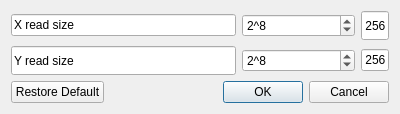
<?xml version="1.0" encoding="UTF-8"?>
<ui version="4.0">
 <class>InputBox</class>
 <widget class="QDialog" name="InputBox">
  <property name="geometry">
   <rect>
    <x>0</x>
    <y>0</y>
    <width>400</width>
    <height>114</height>
   </rect>
  </property>
  <property name="minimumSize">
   <size>
    <width>400</width>
    <height>114</height>
   </size>
  </property>
  <property name="maximumSize">
   <size>
    <width>400</width>
    <height>114</height>
   </size>
  </property>
  <property name="windowTitle">
   <string>Dialog</string>
  </property>
  <layout class="QGridLayout" name="gridLayout">
   <item row="0" column="0">
    <layout class="QGridLayout" name="gridLayout_6">
     <item row="1" column="1">
      <widget class="QSpinBox" name="Ysize">
       <property name="sizePolicy">
        <sizepolicy hsizetype="Expanding" vsizetype="Fixed">
         <horstretch>4</horstretch>
         <verstretch>0</verstretch>
        </sizepolicy>
       </property>
       <property name="prefix">
        <string>2^</string>
       </property>
       <property name="minimum">
        <number>1</number>
       </property>
       <property name="maximum">
        <number>13</number>
       </property>
       <property name="singleStep">
        <number>1</number>
       </property>
       <property name="stepType">
        <enum>QAbstractSpinBox::DefaultStepType</enum>
       </property>
       <property name="value">
        <number>8</number>
       </property>
      </widget>
     </item>
     <item row="0" column="1">
      <widget class="QSpinBox" name="Xsize">
       <property name="sizePolicy">
        <sizepolicy hsizetype="Expanding" vsizetype="Fixed">
         <horstretch>3</horstretch>
         <verstretch>0</verstretch>
        </sizepolicy>
       </property>
       <property name="wrapping">
        <bool>true</bool>
       </property>
       <property name="suffix">
        <string/>
       </property>
       <property name="prefix">
        <string>2^</string>
       </property>
       <property name="minimum">
        <number>1</number>
       </property>
       <property name="maximum">
        <number>13</number>
       </property>
       <property name="singleStep">
        <number>1</number>
       </property>
       <property name="stepType">
        <enum>QAbstractSpinBox::DefaultStepType</enum>
       </property>
       <property name="value">
        <number>8</number>
       </property>
       <property name="displayIntegerBase">
        <number>10</number>
       </property>
      </widget>
     </item>
     <item row="1" column="0">
      <widget class="QLineEdit" name="Ytext">
       <property name="sizePolicy">
        <sizepolicy hsizetype="Expanding" vsizetype="Expanding">
         <horstretch>4</horstretch>
         <verstretch>1</verstretch>
        </sizepolicy>
       </property>
       <property name="cursor">
        <cursorShape>ArrowCursor</cursorShape>
       </property>
       <property name="text">
        <string>Y read size</string>
       </property>
       <property name="alignment">
        <set>Qt::AlignLeading|Qt::AlignLeft|Qt::AlignVCenter</set>
       </property>
       <property name="readOnly">
        <bool>true</bool>
       </property>
      </widget>
     </item>
     <item row="0" column="2">
      <widget class="QLineEdit" name="Xvalue">
       <property name="sizePolicy">
        <sizepolicy hsizetype="Expanding" vsizetype="Expanding">
         <horstretch>1</horstretch>
         <verstretch>1</verstretch>
        </sizepolicy>
       </property>
       <property name="cursor">
        <cursorShape>ArrowCursor</cursorShape>
       </property>
       <property name="text">
        <string>= 256</string>
       </property>
       <property name="readOnly">
        <bool>true</bool>
       </property>
      </widget>
     </item>
     <item row="0" column="0">
      <widget class="QLineEdit" name="Xtext">
       <property name="sizePolicy">
        <sizepolicy hsizetype="Expanding" vsizetype="Fixed">
         <horstretch>8</horstretch>
         <verstretch>0</verstretch>
        </sizepolicy>
       </property>
       <property name="text">
        <string>X read size</string>
       </property>
      </widget>
     </item>
     <item row="1" column="2">
      <widget class="QLineEdit" name="Yvalue">
       <property name="text">
        <string>= 256</string>
       </property>
      </widget>
     </item>
    </layout>
   </item>
   <item row="1" column="0">
    <layout class="QHBoxLayout" name="horizontalLayout">
     <item>
      <widget class="QPushButton" name="restoreButton">
       <property name="text">
        <string>Restore Default</string>
       </property>
      </widget>
     </item>
     <item>
      <widget class="QDialogButtonBox" name="buttonBox">
       <property name="standardButtons">
        <set>QDialogButtonBox::Cancel|QDialogButtonBox::Ok</set>
       </property>
      </widget>
     </item>
    </layout>
   </item>
  </layout>
 </widget>
 <resources/>
 <connections>
  <connection>
   <sender>Xsize</sender>
   <signal>valueChanged(int)</signal>
   <receiver>InputBox</receiver>
   <slot>update_value(int)</slot>
   <hints>
    <hint type="sourcelabel">
     <x>304</x>
     <y>22</y>
    </hint>
    <hint type="destinationlabel">
     <x>231</x>
     <y>0</y>
    </hint>
   </hints>
  </connection>
  <connection>
   <sender>Ysize</sender>
   <signal>valueChanged(int)</signal>
   <receiver>InputBox</receiver>
   <slot>update_value(int)</slot>
   <hints>
    <hint type="sourcelabel">
     <x>272</x>
     <y>57</y>
    </hint>
    <hint type="destinationlabel">
     <x>399</x>
     <y>67</y>
    </hint>
   </hints>
  </connection>
  <connection>
   <sender>restoreButton</sender>
   <signal>clicked()</signal>
   <receiver>InputBox</receiver>
   <slot>restore_default()</slot>
   <hints>
    <hint type="sourcelabel">
     <x>82</x>
     <y>94</y>
    </hint>
    <hint type="destinationlabel">
     <x>82</x>
     <y>164</y>
    </hint>
   </hints>
  </connection>
  <connection>
   <sender>buttonBox</sender>
   <signal>accepted()</signal>
   <receiver>InputBox</receiver>
   <slot>accept()</slot>
   <hints>
    <hint type="sourcelabel">
     <x>232</x>
     <y>90</y>
    </hint>
    <hint type="destinationlabel">
     <x>232</x>
     <y>149</y>
    </hint>
   </hints>
  </connection>
  <connection>
   <sender>buttonBox</sender>
   <signal>rejected()</signal>
   <receiver>InputBox</receiver>
   <slot>reject()</slot>
   <hints>
    <hint type="sourcelabel">
     <x>345</x>
     <y>84</y>
    </hint>
    <hint type="destinationlabel">
     <x>342</x>
     <y>136</y>
    </hint>
   </hints>
  </connection>
 </connections>
 <slots>
  <slot>check_if_valid()</slot>
  <slot>cancel()</slot>
  <slot>update_value(int)</slot>
  <slot>receive_value()</slot>
  <slot>restore_default()</slot>
 </slots>
</ui>
